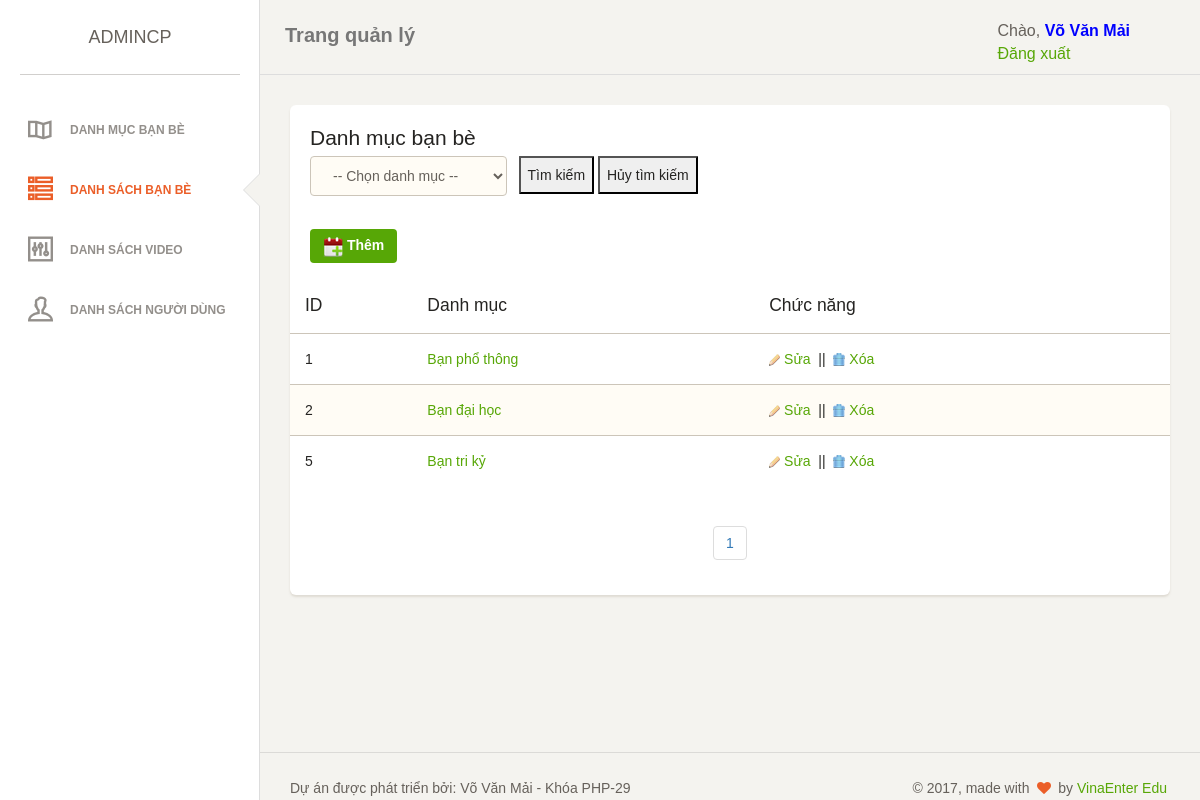
Screenshot of /admin/indexDM.php (signed in) with the database file from the repository.
### tables this page shows
CREATE TABLE `friend_list` (
  `fl_id` int(10) NOT NULL,
  `fl_name` varchar(100) NOT NULL
);

### admin/indexDM.php (the view, shortened to what this page needs)
<?php
    require_once $_SERVER['DOCUMENT_ROOT'].'/templates/admin/req/header.php';
?>
<body>
<div class="wrapper">
	<div class="sidebar" data-background-color="white" data-active-color="danger">
    	   <?php
                require_once $_SERVER['DOCUMENT_ROOT'].'/templates/admin/req/left_bar.php';
           ?>
    </div>
    <div class="main-panel">
		<nav class="navbar navbar-default">
            <div class="container-fluid">
                <div class="navbar-header">
                    <a class="navbar-brand" href="/admin">Trang quản lý</a>
                </div>
              <?php
                    require_once $_SERVER['DOCUMENT_ROOT'].'/templates/admin/req/noi_logout.php';
                ?>
            </div>
        </nav>
        <div class="content">
            <div class="container-fluid">
                <div class="row">
                    <div class="col-md-12">
                        <div class="card">
                            <div class="header">
                                <h4 class="title">Danh mục bạn bè</h4>
                                <form action="" method="post" method="get">
                                	<div class="row">
                                        <div class="col-md-3">
                                            <div class="form-group">
                                                <select name="friend_list" class="form-control border-input">
                                                	<option value="0">-- Chọn danh mục --</option>
                                                </select>
                                            </div>
                                        </div>
                                        <div class="col-md-4">
                                        	<div class="form-group">
		                                        <input type="submit" name="search" value="Tìm kiếm" class="is" />
		                                        <input type="submit" name="reset" value="Hủy tìm kiếm" class="is" />
	                                        </div>
                                        </div>
                                    </div>
                                </form>
                                <a href="addDM.php" class="addtop"><img src="/templates/admin/assets/img/add.png" alt="" /> Thêm</a>
                            </div>
                            <div class="content table-responsive table-full-width">
                                <table class="table table-striped">
                                    <thead>
                                        <th>ID</th>
                                    	<th>Danh mục</th>
                                    	<th>Chức năng</th>
                                    </thead>
                                    <tbody>
                                    <?php
                                        $query="SELECT * FROM friend_list";
                                        $result=$mysqli->query($query);
                                        while($arDM=mysqli_fetch_assoc($result)){
                                            $fl_id=$arDM['fl_id'];
                                            $fl_name=$arDM['fl_name'];
                                            $urlDel="delDM.php?id=$fl_id";
                                            $urlEdit="editDM.php?id=$fl_id";
                                    ?>
                                        <tr>
                                        	<td><?php echo $fl_id ?></td>
                                        	<td><a href="edit.html"><?php echo $fl_name ?></a></td>
                                        	<td>
                                        		<a href="<?php echo $urlEdit ?>"><img src="/templates/admin/assets/img/edit.gif" alt="" /> Sửa</a> &nbsp;||&nbsp;
                                        		<a href="<?php echo  $urlDel ?>"onclick="return confirm('Bạn có chắn chắn xóa không ?');"><img src="/templates/admin/assets/img/del.gif" alt="" /> Xóa</a>
                                        	</td>
                                        </tr>
                                     <?php } ?>
                                    </tbody>
                                </table>
								<div class="text-center">
								    <ul class="pagination">
								        <li><a href="?p=0" title="">1</a></li>
								    </ul>
								</div>
                            </div>
                        </div>
                    </div>
                </div>
            </div>
        </div>
    <?php
                require_once $_SERVER['DOCUMENT_ROOT'].'/templates/admin/req/footer.php';
     ?>

### rows the page displays
friend_list: fl_id "1", fl_name "Bạn phổ thông"
friend_list: fl_id "2", fl_name "Bạn đại học"
friend_list: fl_id "5", fl_name "Bạn tri kỷ"

### other values shown
$_SESSION['arUser']['fullname'] "Võ Văn Mải"
